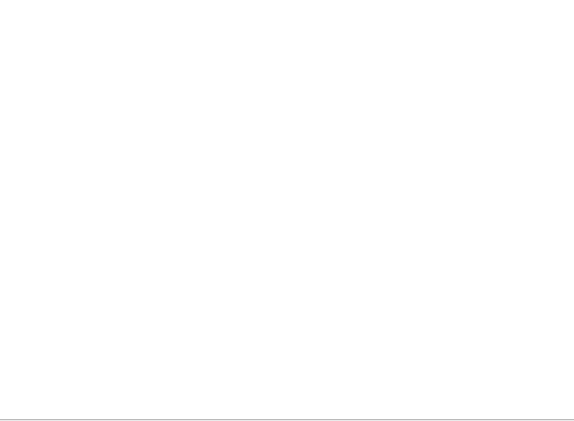
<?xml version="1.0" encoding="UTF-8"?>
<ui version="4.0">
 <class>Dialog_Tsort</class>
 <widget class="QDialog" name="Dialog_Tsort">
  <property name="geometry">
   <rect>
    <x>0</x>
    <y>0</y>
    <width>574</width>
    <height>421</height>
   </rect>
  </property>
  <property name="windowTitle">
   <string>Dialog</string>
  </property>
  <widget class="QWidget" name="horizontalLayoutWidget">
   <property name="geometry">
    <rect>
     <x>-1</x>
     <y>-1</y>
     <width>581</width>
     <height>421</height>
    </rect>
   </property>
   <layout class="QHBoxLayout" name="horizontalLayout">
    <item>
     <widget class="QListWidget" name="listWidget"/>
    </item>
   </layout>
  </widget>
 </widget>
 <resources/>
 <connections/>
</ui>
